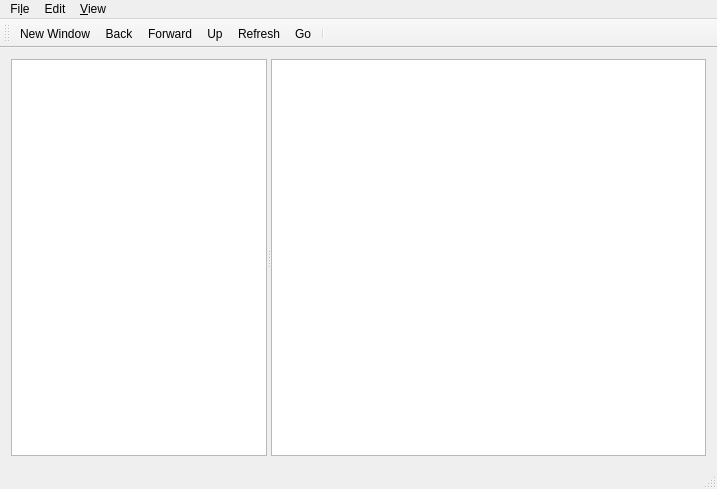
<?xml version="1.0" encoding="UTF-8"?>
<ui version="4.0">
 <class>MainWindow</class>
 <widget class="QMainWindow" name="MainWindow">
  <property name="geometry">
   <rect>
    <x>0</x>
    <y>0</y>
    <width>717</width>
    <height>489</height>
   </rect>
  </property>
  <property name="windowTitle">
   <string>File Manager</string>
  </property>
  <widget class="QWidget" name="centralWidget">
   <layout class="QGridLayout" name="gridLayout_4">
    <item row="0" column="0">
     <widget class="QSplitter" name="splitter">
      <property name="sizePolicy">
       <sizepolicy hsizetype="Expanding" vsizetype="Preferred">
        <horstretch>0</horstretch>
        <verstretch>0</verstretch>
       </sizepolicy>
      </property>
      <property name="orientation">
       <enum>Qt::Horizontal</enum>
      </property>
      <widget class="QListView" name="fsListView">
       <property name="sizePolicy">
        <sizepolicy hsizetype="Preferred" vsizetype="Preferred">
         <horstretch>0</horstretch>
         <verstretch>0</verstretch>
        </sizepolicy>
       </property>
      </widget>
      <widget class="FolderView" name="folderView">
       <property name="sizePolicy">
        <sizepolicy hsizetype="Expanding" vsizetype="Expanding">
         <horstretch>1</horstretch>
         <verstretch>1</verstretch>
        </sizepolicy>
       </property>
       <property name="dragEnabled">
        <bool>true</bool>
       </property>
       <property name="selectionMode">
        <enum>QAbstractItemView::ExtendedSelection</enum>
       </property>
       <property name="iconSize">
        <size>
         <width>32</width>
         <height>32</height>
        </size>
       </property>
       <property name="movement">
        <enum>QListView::Snap</enum>
       </property>
       <property name="resizeMode">
        <enum>QListView::Adjust</enum>
       </property>
       <property name="gridSize">
        <size>
         <width>96</width>
         <height>96</height>
        </size>
       </property>
       <property name="viewMode">
        <enum>QListView::IconMode</enum>
       </property>
       <property name="wordWrap">
        <bool>true</bool>
       </property>
      </widget>
     </widget>
    </item>
   </layout>
  </widget>
  <widget class="QMenuBar" name="menuBar">
   <property name="geometry">
    <rect>
     <x>0</x>
     <y>0</y>
     <width>717</width>
     <height>30</height>
    </rect>
   </property>
   <widget class="QMenu" name="menuFile">
    <property name="title">
     <string>Fi&amp;le</string>
    </property>
    <addaction name="action_New_Window"/>
    <addaction name="actionNew_Folder"/>
    <addaction name="actionNew_File"/>
    <addaction name="actionQuit"/>
   </widget>
   <widget class="QMenu" name="menuEdit">
    <property name="title">
     <string>Edit</string>
    </property>
    <addaction name="actionCut"/>
    <addaction name="actionCopy"/>
    <addaction name="actionPaste"/>
    <addaction name="actionRename"/>
    <addaction name="actionDelete"/>
   </widget>
   <widget class="QMenu" name="menuView">
    <property name="title">
     <string>&amp;View</string>
    </property>
    <widget class="QMenu" name="menuSort_By">
     <property name="title">
      <string>&amp;Sort By</string>
     </property>
     <addaction name="actionSortName"/>
     <addaction name="actionSortSize"/>
     <addaction name="separator"/>
     <addaction name="actionSortDescending"/>
    </widget>
    <addaction name="menuSort_By"/>
   </widget>
   <addaction name="menuFile"/>
   <addaction name="menuEdit"/>
   <addaction name="menuView"/>
  </widget>
  <widget class="QToolBar" name="mainToolBar">
   <attribute name="toolBarArea">
    <enum>TopToolBarArea</enum>
   </attribute>
   <attribute name="toolBarBreak">
    <bool>false</bool>
   </attribute>
   <addaction name="action_New_Window"/>
   <addaction name="actionBack"/>
   <addaction name="actionForward"/>
   <addaction name="actionUp"/>
   <addaction name="actionRefresh"/>
   <addaction name="actionGo"/>
   <addaction name="separator"/>
  </widget>
  <widget class="QStatusBar" name="statusBar"/>
  <action name="action_New_Window">
   <property name="icon">
    <iconset theme="window-new" resource="resources.qrc">
     <normaloff>:/images/window-new.png</normaloff>:/images/window-new.png</iconset>
   </property>
   <property name="text">
    <string>&amp;New Window</string>
   </property>
   <property name="shortcut">
    <string>Ctrl+N</string>
   </property>
  </action>
  <action name="actionNew_Folder">
   <property name="icon">
    <iconset theme="folder-new" resource="resources.qrc">
     <normaloff>:/images/folder-new.png</normaloff>:/images/folder-new.png</iconset>
   </property>
   <property name="text">
    <string>New &amp;Folder</string>
   </property>
  </action>
  <action name="actionNew_File">
   <property name="icon">
    <iconset theme="document-new" resource="resources.qrc">
     <normaloff>:/images/document-new.png</normaloff>:/images/document-new.png</iconset>
   </property>
   <property name="text">
    <string>N&amp;ew File</string>
   </property>
  </action>
  <action name="actionCut">
   <property name="icon">
    <iconset theme="edit-cut" resource="resources.qrc">
     <normaloff>:/images/edit-cut.png</normaloff>:/images/edit-cut.png</iconset>
   </property>
   <property name="text">
    <string>&amp;Cut</string>
   </property>
   <property name="shortcut">
    <string>Ctrl+X</string>
   </property>
  </action>
  <action name="actionCopy">
   <property name="icon">
    <iconset theme="edit-copy" resource="resources.qrc">
     <normaloff>:/images/edit-copy.png</normaloff>:/images/edit-copy.png</iconset>
   </property>
   <property name="text">
    <string>C&amp;opy</string>
   </property>
   <property name="shortcut">
    <string>Ctrl+C</string>
   </property>
  </action>
  <action name="actionPaste">
   <property name="icon">
    <iconset theme="edit-paste" resource="resources.qrc">
     <normaloff>:/images/edit-paste.png</normaloff>:/images/edit-paste.png</iconset>
   </property>
   <property name="text">
    <string>&amp;Paste</string>
   </property>
   <property name="shortcut">
    <string>Ctrl+V</string>
   </property>
  </action>
  <action name="actionRename">
   <property name="icon">
    <iconset theme="edit-rename" resource="resources.qrc">
     <normaloff>:/images/edit-rename.png</normaloff>:/images/edit-rename.png</iconset>
   </property>
   <property name="text">
    <string>&amp;Rename</string>
   </property>
   <property name="shortcut">
    <string>F2</string>
   </property>
  </action>
  <action name="actionDelete">
   <property name="icon">
    <iconset theme="edit-delete" resource="resources.qrc">
     <normaloff>:/images/edit-delete.png</normaloff>:/images/edit-delete.png</iconset>
   </property>
   <property name="text">
    <string>&amp;Delete</string>
   </property>
   <property name="shortcut">
    <string>Del</string>
   </property>
  </action>
  <action name="actionUp">
   <property name="icon">
    <iconset theme="go-up" resource="resources.qrc">
     <normaloff>:/images/go-up.png</normaloff>:/images/go-up.png</iconset>
   </property>
   <property name="text">
    <string>Up</string>
   </property>
   <property name="toolTip">
    <string>Up</string>
   </property>
  </action>
  <action name="actionBack">
   <property name="icon">
    <iconset theme="go-previous" resource="resources.qrc">
     <normaloff>:/images/go-previous.png</normaloff>:/images/go-previous.png</iconset>
   </property>
   <property name="text">
    <string>Back</string>
   </property>
   <property name="toolTip">
    <string>Back</string>
   </property>
   <property name="shortcut">
    <string>Backspace</string>
   </property>
  </action>
  <action name="actionForward">
   <property name="icon">
    <iconset theme="go-next" resource="resources.qrc">
     <normaloff>:/images/go-next.png</normaloff>:/images/go-next.png</iconset>
   </property>
   <property name="text">
    <string>Forward</string>
   </property>
   <property name="toolTip">
    <string>Forward</string>
   </property>
  </action>
  <action name="actionGo">
   <property name="icon">
    <iconset theme="go-jump" resource="resources.qrc">
     <normaloff>:/images/go-jump.png</normaloff>:/images/go-jump.png</iconset>
   </property>
   <property name="text">
    <string>Go</string>
   </property>
   <property name="toolTip">
    <string>Go</string>
   </property>
   <property name="shortcut">
    <string>Ctrl+G</string>
   </property>
  </action>
  <action name="actionRefresh">
   <property name="icon">
    <iconset theme="view-refresh" resource="resources.qrc">
     <normaloff>:/images/view-refresh.png</normaloff>:/images/view-refresh.png</iconset>
   </property>
   <property name="text">
    <string>Refresh</string>
   </property>
   <property name="toolTip">
    <string>Refresh</string>
   </property>
   <property name="shortcut">
    <string>F5</string>
   </property>
  </action>
  <action name="actionQuit">
   <property name="icon">
    <iconset theme="application-exit" resource="resources.qrc">
     <normaloff>:/images/application-exit.png</normaloff>:/images/application-exit.png</iconset>
   </property>
   <property name="text">
    <string>&amp;Quit</string>
   </property>
   <property name="shortcut">
    <string>Ctrl+Q</string>
   </property>
  </action>
  <action name="actionSortName">
   <property name="checkable">
    <bool>true</bool>
   </property>
   <property name="text">
    <string>&amp;Name</string>
   </property>
  </action>
  <action name="actionSortSize">
   <property name="checkable">
    <bool>true</bool>
   </property>
   <property name="text">
    <string>&amp;Size</string>
   </property>
  </action>
  <action name="actionSortDescending">
   <property name="checkable">
    <bool>true</bool>
   </property>
   <property name="text">
    <string>Descending</string>
   </property>
  </action>
 </widget>
 <layoutdefault spacing="6" margin="11"/>
 <customwidgets>
  <customwidget>
   <class>FolderView</class>
   <extends>QListView</extends>
   <header>folderview.h</header>
  </customwidget>
 </customwidgets>
 <resources>
  <include location="resources.qrc"/>
 </resources>
 <connections/>
</ui>
